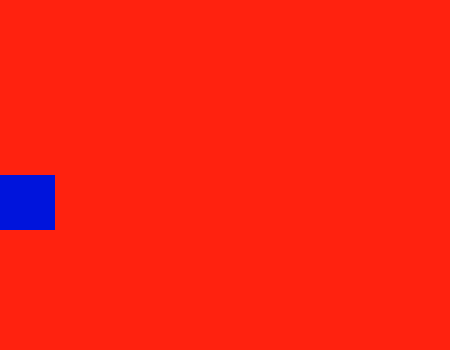
Frame 1 (no input)
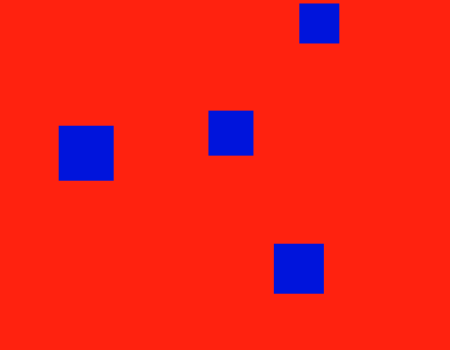
Frame 60 (the mouse pressed at the canvas centre just before this capture)
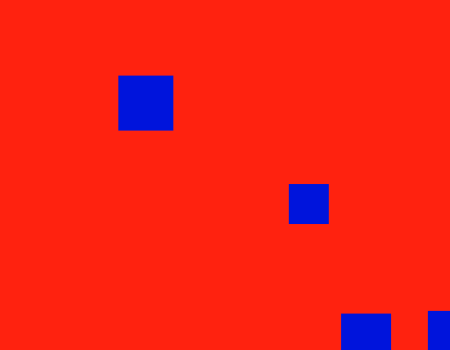
Frame 120 (the mouse held since frame 60 and released just before this capture)

The Processing sketch that drew these frames (run headless with seeded random() and noise(); from frame 60 on, the mouse is pressed at the canvas centre):

// Processing sketch: processing_11993
// ── processing_11993.pde


float xPosition;
float yPosition;
float xSpeed;
float ySpeed;

float xPosition2;
float yPosition2;
float xSpeed2;
float ySpeed2;

float xPosition3;
float yPosition3;
float xSpeed3;
float ySpeed3;

float xPosition4;
float yPosition4;
float xSpeed4;
float ySpeed4;



void setup(){
size(450,350);
smooth();
noStroke();
yPosition2 = height/2;
yPosition = height/2;
yPosition3 = height/2;
yPosition4 = height/2;
ySpeed = random(-15,10);
xSpeed = random(-10,10);
ySpeed2 = random(-10,10);
xSpeed2 = random(-10,10);
ySpeed3 = random(-10,10);
xSpeed3 = random(-10,10);
ySpeed4 = random(-10,10);
xSpeed4 = random(-10,10);

}

void draw(){
background(450, 34, 15);

if(xPosition2>width){
  xSpeed2 *= -1;
}

if(xPosition4>width){
  xSpeed4 *= -1;
}

if(xPosition3>width){
  xSpeed3 *= -1;
}


if(xPosition>width){
xSpeed *= -1;
}

if(xPosition3<0){
  xSpeed3 *= -1;
}

if(xPosition4<0){
  xSpeed4 *= -1;
}

if(xPosition<0){
xSpeed *= -1;
}
if(xPosition2<0){
  xSpeed2 *= -1;
}

if(yPosition2>height){
  ySpeed2 *=-1;
}

if(yPosition4>height){
  ySpeed4 *= -1;
}

if(yPosition4<0){
  ySpeed4 *= -1;
}

if(yPosition3<0){
ySpeed3 *= -1;
}

if(yPosition3>height){
  ySpeed3 *= -1;
}

if(yPosition2<0){
  ySpeed2 *= -1;
}
if(yPosition<0){
ySpeed *= -1;
}
if(yPosition>height){
ySpeed *= -1;
}

fill(0,20,220);
rect(xPosition,yPosition,50,50);
rect(xPosition2,yPosition2,40,40);
rect(xPosition3,yPosition3,45,45);
rect(xPosition4,yPosition4,55,55);

xPosition += xSpeed;
yPosition += ySpeed;
xPosition2 += xSpeed2;
yPosition2 += ySpeed2;
xPosition3 += xSpeed3;
yPosition3 += ySpeed3;
xPosition4 += xSpeed4;
yPosition4 += ySpeed4;
}
